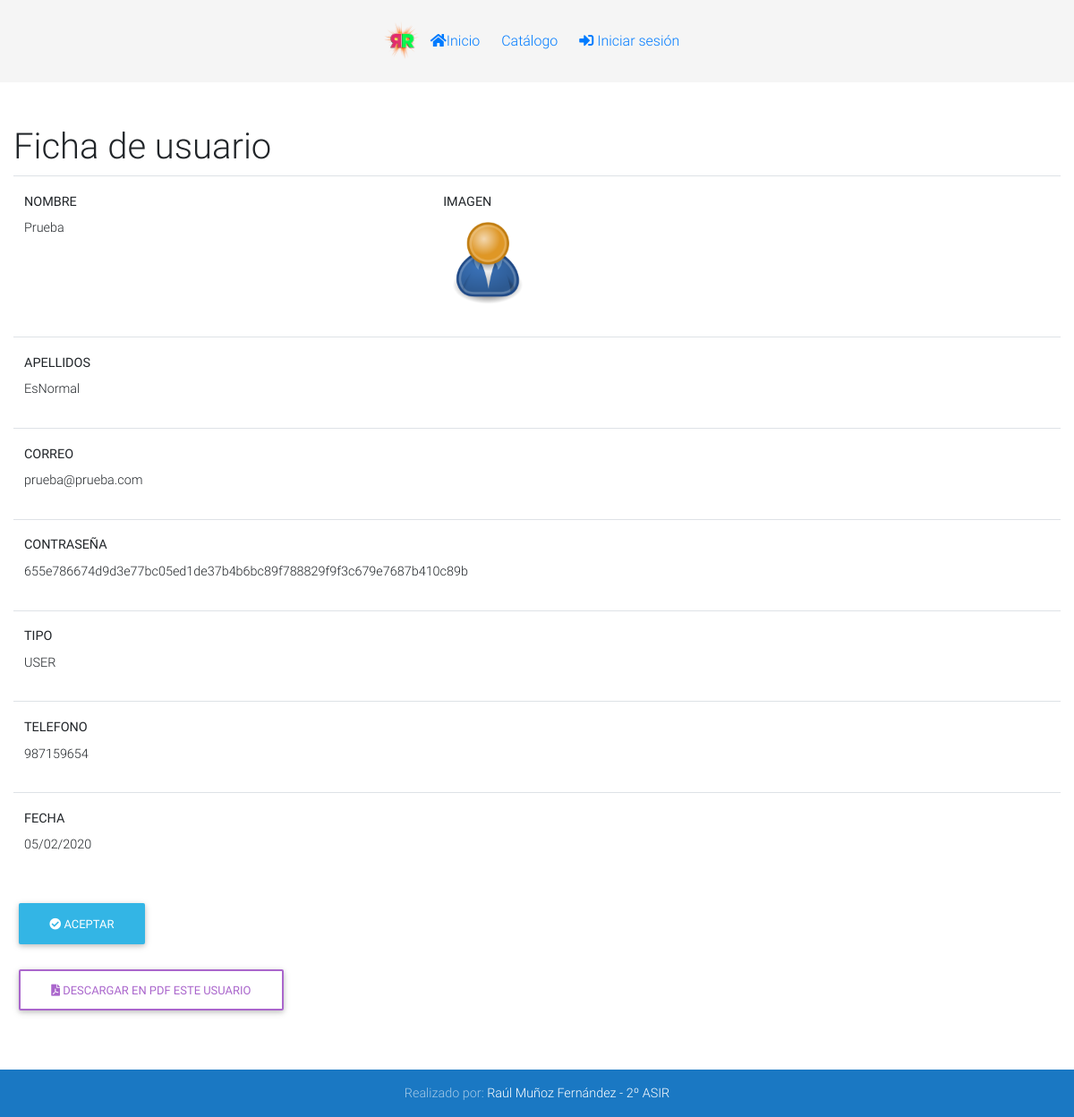
Before: /admin/usuarios/vistas/read.php with the older database file.
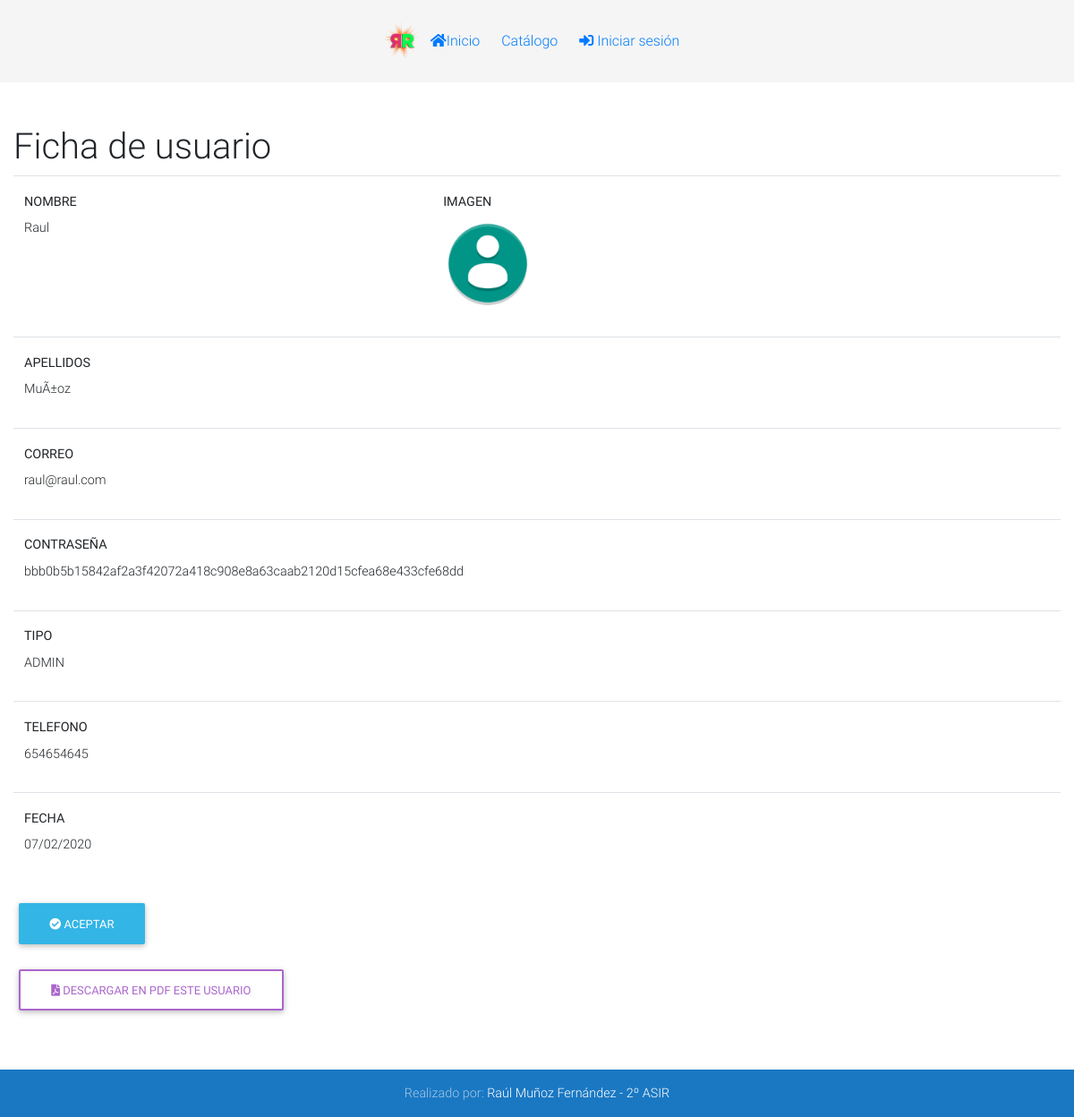
After: the same page with the newer database file.
### tables this page shows
CREATE TABLE IF NOT EXISTS `usuarios` (
  `id` int(11) NOT NULL AUTO_INCREMENT,
  `nombre` text NOT NULL,
  `apellidos` text NOT NULL,
  `correo` text NOT NULL,
  `password` text NOT NULL,
  `tipo` varchar(5) NOT NULL,
  `telefono` int(9) NOT NULL,
  `imagen` text NOT NULL,
  `fecha` text NOT NULL,
  PRIMARY KEY (`id`)
);

### admin/controladores/ControladorBD.php (called while the page is built, shortened)
<?php
class ControladorBD {
    private $servername = "localhost";
    private $username = "root";
    private $password = "";
    private $dbname = "tienda";
    private $server ="mysql";
    private $bd;
    static private $instancia = null;
    public static function getControlador() {
        if (self::$instancia == null) {
            self::$instancia = new ControladorBD();
        }
        return self::$instancia;
    }
    public function abrirBD() {
        try {
            $this->bd = new PDO($this->server.":host=$this->servername;dbname=$this->dbname", $this->username, $this->password);
            $this->bd->setAttribute(PDO::ATTR_ERRMODE, PDO::ERRMODE_EXCEPTION);
        } catch (PDOException $e) {
            die("conexión fallida " . $e->getMessage());
        }
    }
    public function cerrarBD() {
        $this->bd = null;
    }
    public function consultarBD($consulta, $parametros=null){
        if($parametros!=null)
            return $this->consultarBDParametros($consulta,$parametros);
        else
            return $this->consultarBDDirecta($consulta);
    }
    private function consultarBDParametros($consulta, $parametros) {
        $this->st = $this->bd->prepare($consulta);
        $this->st->execute($parametros);
        return $this->st;
    }
}

### admin/controladores/Paginador.php (called while the page is built, shortened)
<?php
require_once CONTROLLER_PATH . "ControladorBD.php";
class Paginador {
    private $limite = 5;
    private $consulta;
    private $parametros;
    private $total;
    private $bd;
    public function __construct($consulta, $parametros, $limite) {
        $this->limite = $limite;
        $this->consulta = $consulta;
        $this->parametros = $parametros;
        $this->bd = ControladorBD::getControlador();
        $this->bd->abrirBD();
        $this->res = $this->bd->consultarBD($consulta, $parametros);
        $this->filas=$this->res->fetchAll(PDO::FETCH_OBJ);
        $this->total = count($this->filas);
        $this->bd->cerrarBD();
    }
    public function getDatos($p) {
        $this->pagina = $p;
        $inicio = ( $this->pagina - 1 ) * $this->limite;
        $result = new stdclass();
        $result->pagina = $this->pagina;
        $result->limite = $this->limite;
        $result->total = $this->total;
        $result->datos = Array();
        if($inicio>=0){
            $consultar = $this->consulta . ' limit ' . $inicio . ',' . $this->limite;
            $this->bd->abrirBD();
            $this->res = $this->bd->consultarBD($consultar,$this->parametros);
            $respuesta = $this->res->fetchAll(PDO::FETCH_OBJ);
            foreach ($respuesta as $dato) {
                $result->datos[] = $dato;
            }
            $this->bd->cerrarBD();
        }
        return $result;
    }
}

### admin/modelos/Usuario.php (called while the page is built, shortened)
<?php
class Usuario {
    private $nombre;
    private $apellidos;
    private $correo;
    private $password;
    private $tipo;
    private $telefono;
    private $imagen;
    private $fecha;
    public function __construct($id, $nombre, $apellidos, $correo, $password, $tipo, $telefono, $imagen, $fecha) {
        $this->nombre = $nombre;
        $this->apellidos = $apellidos;
        $this->correo = $correo;
        $this->password = $password;
        $this->tipo = $tipo;
        $this->telefono = $telefono;
        $this->imagen = $imagen;
        $this->fecha = $fecha;
    }
    function getNombre() {
        return $this->nombre;
    }
    function getApellidos() {
        return $this->apellidos;
    }
    function getCorreo() {
        return $this->correo;
    }
    function getPassword() {
        return $this->password;
    }
    function getTipo() {
        return $this->tipo;
    }
    function getTelefono() {
        return $this->telefono;
    }
    function getImagen() {
        return $this->imagen;
    }
    function getFecha() {
        return $this->fecha;
    }
}

### admin/usuarios/vistas/read.php (the view, shortened to what this page needs)
<?php
require_once VIEW_PATH . "cabecera.php"; ?>
<div class="wrapper">
    <div class="container-fluid">
        <div class="row">
            <div class="col-md-12">
                <div class="page-header">
                    <h1>Ficha de usuario</h1>
                </div>
                <table class="table table-hover">
                    <tr>
                        <td>
                            <b><label>NOMBRE</label></b>
                            <p class="form-control-static"><?php echo $usuario->getNombre(); ?></p>
                        </td>
                        <td>
                            <b><label>IMAGEN</label></b></br>
                            <img src='<?php echo "../imagenes/" . $usuario->getImagen() ?>' class='rounded' class='img-thumbnail' width='100' height='auto'>
                        </td>
                    </tr>
                </table>
                <table class="table table-hover">
                    <tr>
                        <td>
                            <b><label>APELLIDOS</label></b>
                            <p class="form-control-static"><?php echo $usuario->getApellidos(); ?></p>
                        </td>
                    </tr>
                    <tr>
                        <td>
                            <b><label>CORREO</label></b>
                            <p class="form-control-static"><?php echo $usuario->getCorreo(); ?></p>
                        </td>
                    </tr>
                    <tr>
                        <td>
                            <b><label>CONTRASEÑA</label></b>
                            <p class="form-control-static"><?php echo hash("sha256",$usuario->getPassword()); ?></p>
                        </td>
                    </tr>
                    <tr>
                        <td>
                            <b><label>TIPO</label></b>
                            <p class="form-control-static"><?php echo $usuario->getTipo(); ?></p>
                        </td>
                    </tr>
                    <tr>
                        <td>
                            <b><label>TELEFONO</label></b>
                            <p class="form-control-static"><?php echo $usuario->getTelefono(); ?></p>
                        </td>
                    </tr>
                    <tr>
                        <td>
                            <b><label>FECHA</label></b>
                            <p class="form-control-static"><?php echo $usuario->getFecha(); ?></p>
                        </td>
                    </tr>
                </table>
                <p><a href="/tienda/admin/usuarios/index.php" class="btn btn-info"><i class="fas fa-check-circle"></i> Aceptar</a></p>
                <a href="../../utilidades/descargar.php?opcion=PDFUsuario&id=<?php echo $_GET["id"] ?>" type="button" class="btn btn-outline-secondary waves-effect" target="_blank"><i class="fas fa-file-pdf"></i> Descargar en PDF este usuario</a>
            </div>
        </div>
    </div>
</div>
<br><br><br>
<?php require_once VIEW_PATH . "pie.php"; ?>

### admin/usuarios/vistas/cabecera.php (shortened to what this page needs)
<!DOCTYPE html>
<html lang="es">
<head>
    <link rel="stylesheet" href="https://use.fontawesome.com/releases/v5.11.2/css/all.css">
    <link rel="stylesheet" href="/tienda/admin/usuarios/estilos/css/bootstrap.min.css">
    <link rel="stylesheet" href="/tienda/admin/usuarios/estilos/css/mdb.css">
    <link rel="stylesheet" href="/tienda/admin/usuarios/estilos/css/style.css">
</head>
<body>
    <?php require_once "navbar.php"; ?>

### admin/usuarios/vistas/navbar.php (shortened to what this page needs)
<ul class="nav justify-content-center grey lighten-4 py-4">
  <img src="/tienda/admin/usuarios/imagenes/RR.png" alt="RR" width="40px" id="rr">
  <li class="nav-item">
    <a class="nav-link active" href=<?php echo "/tienda/index.php"; ?>><i class="fas fa-home"></i>Inicio</a>
  </li>
  <?php
   require_once CONTROLLER_PATH . "ControladorUsuario.php";
   require_once CONTROLLER_PATH . "Paginador.php";
   $pagina = (isset($_GET['page'])) ? $_GET['page'] : 1;
   $consulta = "SELECT * FROM usuarios WHERE correo LIKE :correo";
   $parametros = array(':correo' => "%" . $correo . "%");
   $limite = 3;
   $paginador  = new Paginador($consulta, $parametros, $limite);
   $resultados = $paginador->getDatos($pagina);
   foreach ($resultados->datos as $a) {
     $usuario = new Usuario($a->id, $a->nombre, $a->apellidos, $a->correo, $a->password, $a->tipo, $a->telefono, $a->imagen, $a->fecha);
     $usuario->getId();
     $usuario->getNombre();
     $usuario->getApellidos();
     $usuario->getCorreo();
     $usuario->getTipo();
     $usuario->getTelefono();
     $usuario->getImagen();
     $usuario->getFecha();
   }
   ?>
  <li class="nav-item">
    <a class="nav-link" href="/tienda/index.php">Catálogo</a>
  </li>
  <?php
   if (!isset($_SESSION['USUARIO']['correo'])) {
     echo '<li class="nav-item">';
     echo '<a class="nav-link2" href="/tienda/login.php"><i class="fas fa-sign-in-alt"></i> Iniciar sesión</a>';
     echo '</li>';
   } else {
     echo '<li><a href="/tienda/vistas/perfil.php?id=' . encode($usuario->getId()) . '"><span class="glyphicon glyphicon-user"></span> ' . $_SESSION['USUARIO']['correo'] . '</a></li>';
     echo '<li><a href="/tienda/login.php"><span class="glyphicon glyphicon-log-out"></span> Salir</a></li>';
   }
   ?>
</ul>
<br><br>

### admin/usuarios/vistas/pie.php
</body>
<footer class="page-footer font-small blue">
    <div class="footer-copyright text-center py-3">Realizado por:
        <a href="#"> Raúl Muñoz Fernández - 2º ASIR</a>
    </div>
</footer>
</html>

### admin/usuarios/estilos/css/style.css (style rules this page uses)
* { margin: 0px; padding: 0px; }
ul, ol { list-style: none; }
.nav>li { float: left; }
.nav li a { text-decoration: none; padding: 10px 12px; display: block; }
html { min-height: 100%; position: relative; }
body { margin: 0; margin-bottom: 40px; }
footer { position: absolute; bottom: 0; width: 100%; height: 53px; }

### admin/usuarios/vistas/cabecera.php (style rules this page uses)
* { margin: 0px; padding: 0px; }
ul, ol { list-style: none; }
.nav>li { float: left; }
.nav li a { text-decoration: none; padding: 10px 12px; display: block; }
footer { position: absolute; bottom: 0; width: 100%; height: 53px; }

Changed rows visible on the page:
no longer on this page (row unchanged): usuarios: nombre "Prueba", imagen (picture), apellidos "EsNormal", correo "prueba@prueba.com", password "655e786674d9d3e77bc05ed1de37b4b6bc89f788829f9f3c679e7687b410c89b", tipo "USER", telefono "987159654", fecha "05/02/2020"
added usuarios: nombre "Raul", imagen (picture), apellidos "MuÃ±oz", correo "raul@raul.com", password "bbb0b5b15842af2a3f42072a418c908e8a63caab2120d15cfea68e433cfe68dd", tipo "ADMIN", telefono "654654645", fecha "07/02/2020"
